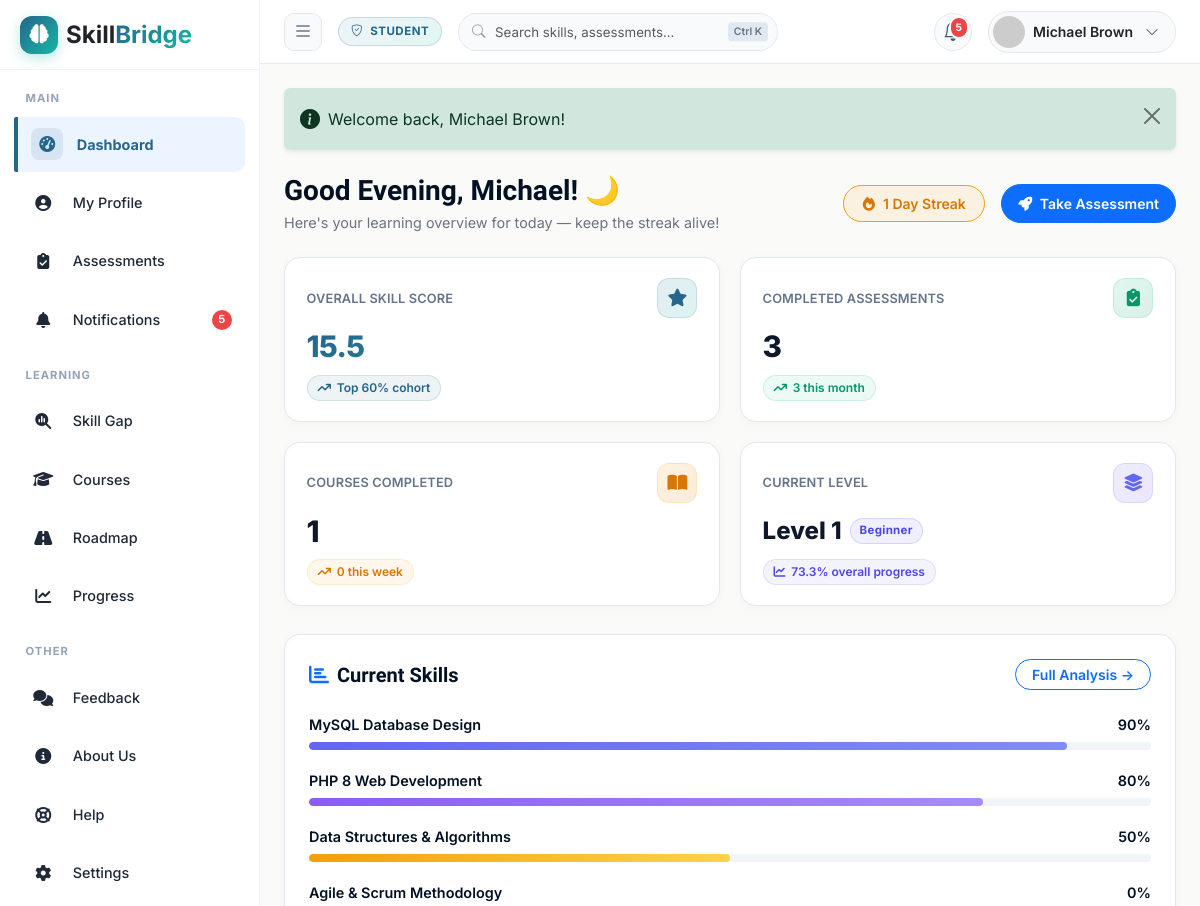
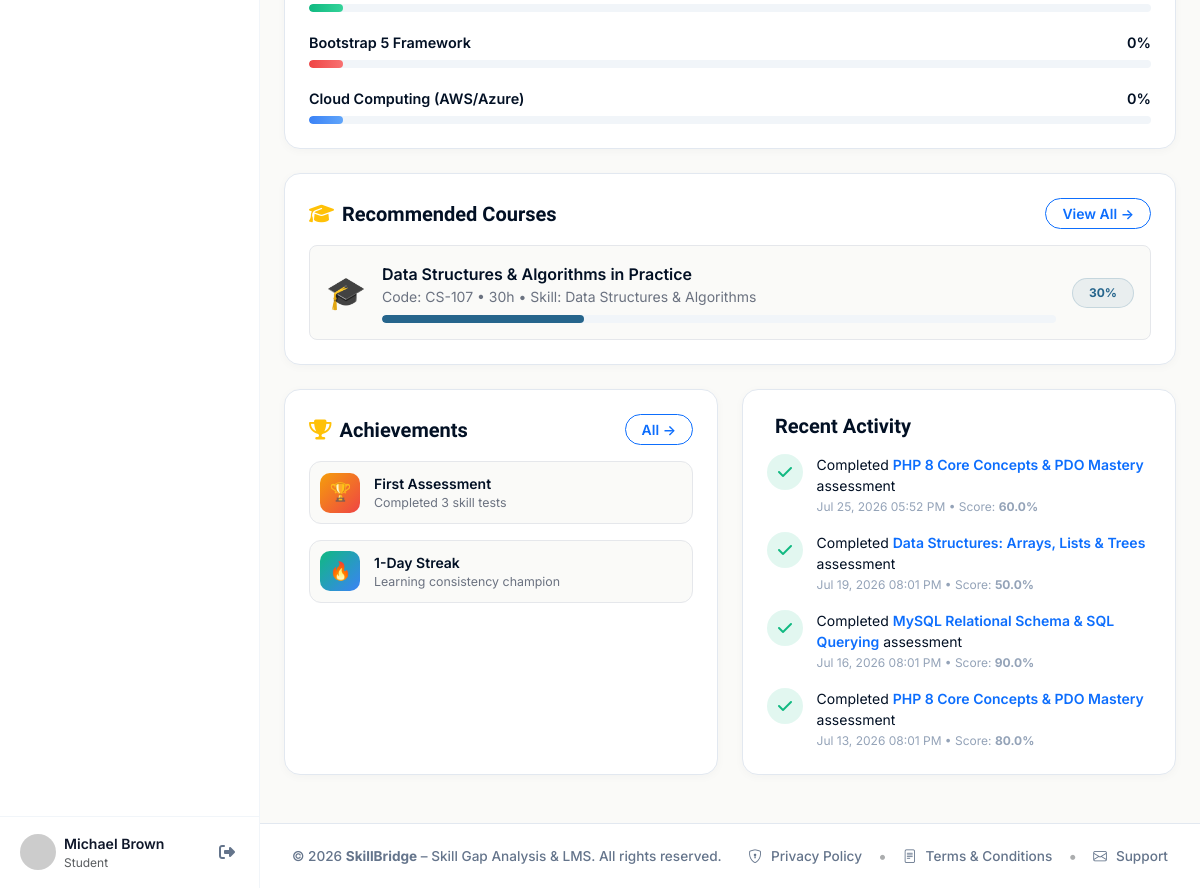
Page /student/dashboard.php (signed in) on the committed database (2 pictures, top to bottom).
### tables this page shows
CREATE TABLE `students` (
  `id` int(11) NOT NULL,
  `user_id` int(11) NOT NULL,
  `student_code` varchar(20) NOT NULL,
  `first_name` varchar(50) NOT NULL,
  `last_name` varchar(50) NOT NULL,
  `college_name` varchar(255) DEFAULT NULL,
  `avatar` varchar(255) DEFAULT 'default-avatar.png',
  `bio` varchar(255) DEFAULT NULL,
  `city_location` varchar(100) DEFAULT 'Mumbai, India',
  `phone` varchar(20) DEFAULT NULL,
  `department` varchar(100) NOT NULL DEFAULT 'Computer Science',
  `current_semester` int(11) NOT NULL DEFAULT 1,
  `created_at` datetime DEFAULT current_timestamp()
);

CREATE TABLE `skills` (
  `id` int(11) NOT NULL,
  `name` varchar(100) NOT NULL,
  `category` varchar(50) NOT NULL DEFAULT 'Technical',
  `description` text DEFAULT NULL,
  `created_at` datetime DEFAULT current_timestamp()
);

CREATE TABLE `recommendations` (
  `id` int(11) NOT NULL,
  `student_id` int(11) NOT NULL,
  `course_id` int(11) NOT NULL,
  `skill_id` int(11) NOT NULL,
  `reason` text DEFAULT NULL,
  `priority_level` enum('low','medium','high') NOT NULL DEFAULT 'medium',
  `is_dismissed` tinyint(1) NOT NULL DEFAULT 0,
  `created_at` datetime DEFAULT current_timestamp()
);

CREATE TABLE `courses` (
  `id` int(11) NOT NULL,
  `course_code` varchar(20) NOT NULL,
  `title` varchar(150) NOT NULL,
  `description` text DEFAULT NULL,
  `duration_hours` int(11) NOT NULL DEFAULT 10,
  `difficulty_level` enum('beginner','intermediate','advanced') NOT NULL DEFAULT 'beginner',
  `provider_url` varchar(255) DEFAULT NULL,
  `status` enum('active','inactive') NOT NULL DEFAULT 'active',
  `created_at` datetime DEFAULT current_timestamp(),
  `platform` varchar(50) NOT NULL DEFAULT 'Udemy',
  `price` decimal(10,2) NOT NULL DEFAULT 499.00,
  `rating` decimal(3,2) NOT NULL DEFAULT 4.80,
  `instructor` varchar(100) NOT NULL DEFAULT 'SkillBridge Instructor',
  `track_category` varchar(50) NOT NULL DEFAULT 'frontend',
  `topic_pill` varchar(50) NOT NULL DEFAULT 'General',
  `lessons_json` text DEFAULT NULL
);

CREATE TABLE `assessment_results` (
  `id` int(11) NOT NULL,
  `student_id` int(11) NOT NULL,
  `assessment_id` int(11) NOT NULL,
  `total_questions` int(11) NOT NULL DEFAULT 10,
  `correct_answers` int(11) NOT NULL DEFAULT 0,
  `score_obtained` decimal(5,2) NOT NULL DEFAULT 0.00,
  `score_percentage` decimal(5,2) NOT NULL DEFAULT 0.00,
  `status` enum('pass','fail') NOT NULL DEFAULT 'fail',
  `time_taken_seconds` int(11) NOT NULL DEFAULT 0,
  `completed_at` datetime DEFAULT current_timestamp()
);

CREATE TABLE `assessments` (
  `id` int(11) NOT NULL,
  `title` varchar(150) NOT NULL,
  `description` text DEFAULT NULL,
  `skill_id` int(11) NOT NULL,
  `created_by_faculty_id` int(11) NOT NULL,
  `duration_minutes` int(11) NOT NULL DEFAULT 30,
  `passing_marks` int(11) NOT NULL DEFAULT 6,
  `total_marks` int(11) NOT NULL DEFAULT 10,
  `difficulty_level` enum('beginner','easy','intermediate','advanced','expert') NOT NULL DEFAULT 'intermediate',
  `status` enum('draft','active','archived') NOT NULL DEFAULT 'active',
  `created_at` datetime DEFAULT current_timestamp()
);

### student/dashboard.php (the view, shortened to what the rows shown need)
<?php
require_once __DIR__ . '/../config/database.php';
require_once __DIR__ . '/../includes/functions.php';
$studentId = (int)$_SESSION['profile_id'];
$db = Database::getInstance();
$student = $db->fetch(
    "SELECT s.*, u.email
     FROM students s
     JOIN users u ON s.user_id = u.id
     WHERE s.id = ?",
    [$studentId]
);
$hour = (int)date('H');
if ($hour < 12) {
    $greetingTitle = "Good Morning, " . htmlspecialchars($student['first_name']) . "! ☀️";
} elseif ($hour < 17) {
    $greetingTitle = "Good Afternoon, " . htmlspecialchars($student['first_name']) . "! ☀️";
} else {
    $greetingTitle = "Good Evening, " . htmlspecialchars($student['first_name']) . "! 🌙";
}
$avgScore = calculate_overall_student_skill_percentage($studentId);
$completedAssessments = (int)($db->fetch("SELECT COUNT(DISTINCT assessment_id) as cnt FROM assessment_results WHERE student_id = ?", [$studentId])['cnt'] ?? 0);
$completedThisMonth = (int)($db->fetch(
    "SELECT COUNT(DISTINCT assessment_id) as cnt FROM assessment_results WHERE student_id = ? AND completed_at >= DATE_SUB(NOW(), INTERVAL 30 DAY)",
    [$studentId]
)['cnt'] ?? 0);
$skillResults = $db->fetchAll(
    "SELECT s.id, s.name as skill_name, COALESCE(MAX(ar.score_percentage), 0) as score
     FROM skills s
     LEFT JOIN assessments a ON s.id = a.skill_id
     LEFT JOIN assessment_results ar ON a.id = ar.assessment_id AND ar.student_id = ?
     GROUP BY s.id, s.name
     ORDER BY score DESC, s.name ASC
     LIMIT 6",
    [$studentId]
);
$recommendations = $db->fetchAll(
    "SELECT r.*, c.title as course_title, c.course_code, c.duration_hours, c.difficulty_level, s.name as skill_name,
            COALESCE(sp.progress_percentage, 0) as progress_percentage,
            COALESCE(sp.status, 'not_started') as progress_status
     FROM recommendations r
     JOIN courses c ON r.course_id = c.id
     JOIN skills s ON r.skill_id = s.id
     LEFT JOIN student_progress sp ON sp.course_id = c.id AND sp.student_id = r.student_id
     WHERE r.student_id = ? AND r.is_dismissed = 0
     ORDER BY r.priority_level DESC, r.created_at DESC LIMIT 3",
    [$studentId]
);
$recentActivity = $db->fetchAll(
    "SELECT ar.completed_at as activity_time,
            'assessment' as activity_type,
            a.title as item_title,
            s.name as skill_name,
            ar.score_percentage,
            ar.status
     FROM assessment_results ar
     JOIN assessments a ON ar.assessment_id = a.id
     JOIN skills s ON a.skill_id = s.id
     WHERE ar.student_id = ?
     ORDER BY ar.completed_at DESC LIMIT 4",
    [$studentId]
);
include __DIR__ . '/../includes/header.php';
?>
<div class="dash-header flex-between">
  <div>
    <h1><?= $greetingTitle ?></h1>
    <p>Here's your learning overview for today — keep the streak alive!</p>
  </div>
</div>
<div class="stats-grid-saas animate-slideUp">
  <div class="saas-stat-card success-card" style="cursor:pointer;" onclick="window.location.href='<?= BASE_URL ?>student/assessments.php#completed-assessments'">
    <div class="stat-card-body">
      <div class="stat-card-value"><?= $completedAssessments ?></div>
    </div>
    <div class="stat-card-footer">
      <span class="stat-card-trend trend-success">
        <i class="fa-solid fa-arrow-trend-up"></i> <?= $completedThisMonth ?> this month
      </span>
    </div>
  </div>
</div>
<div class="dashboard-grid" id="skills-section">
  <div class="saas-card animate-slideUp p-4">
    <div class="skill-bar-group">
      <?php
        $colorGradients = [
          'linear-gradient(90deg,#6366F1,#818CF8)',
          'linear-gradient(90deg,#8B5CF6,#A78BFA)',
          'linear-gradient(90deg,#F59E0B,#FCD34D)',
          'linear-gradient(90deg,#10B981,#34D399)',
          'linear-gradient(90deg,#EF4444,#F87171)',
          'linear-gradient(90deg,#3B82F6,#60A5FA)'
        ];
        $colorIdx = 0;
        foreach ($skillResults as $s):
          $scoreVal = round((float)($s['score'] ?? 0));
          $fillGradient = $colorGradients[$colorIdx % count($colorGradients)];
          $colorIdx++;
      ?>
        <div class="skill-bar-item">
          <div class="skill-bar-meta">
            <span class="skill-name"><?= htmlspecialchars($s['skill_name']) ?></span>
            <span class="skill-score"><?= $scoreVal ?>%</span>
          </div>
          <div class="skill-bar-track">
            <div class="skill-bar-fill" style="width:<?= max(4, $scoreVal) ?>%;background:<?= $fillGradient ?>"></div>
          </div>
        </div>
      <?php endforeach; ?>
    </div>
  </div>
</div>
<div class="saas-card animate-slideUp p-4 mb-4" id="recommended-courses">
  <div class="d-flex flex-column gap-3">
    <?php foreach ($recommendations as $rec): ?>
      <div class="course-item d-flex align-items-center gap-3 p-3 rounded-3" style="background: var(--bg-alt); border: 1px solid var(--border);">
        <div class="fs-2">🎓</div>
        <div class="flex-grow-1">
          <div class="fw-semibold fs-6" style="color: var(--text-heading);"><?= htmlspecialchars($rec['course_title']) ?></div>
          <div class="small" style="color: var(--text-secondary);">Code: <?= htmlspecialchars($rec['course_code']) ?> &bull; <?= $rec['duration_hours'] ?>h &bull; Skill: <?= htmlspecialchars($rec['skill_name']) ?></div>
          <div class="skill-bar-track mt-2">
            <div class="skill-bar-fill" style="width:<?= max(5, round($rec['progress_percentage'])) ?>%;background:#26658C"></div>
          </div>
        </div>
        <a href="<?= BASE_URL ?>student/progress.php" class="badge saas-badge-primary rounded-pill px-3 py-2 text-decoration-none">
          <?= round($rec['progress_percentage']) ?>%
        </a>
      </div>
    <?php endforeach; ?>
  </div>
</div>
<div class="dashboard-grid-3">
  <div class="saas-card animate-slideUp p-4" id="recent-activity">
    <div class="activity-feed">
      <?php if (!empty($recentActivity)): ?>
        <?php foreach ($recentActivity as $act): ?>
          <div class="activity-item">
            <div class="activity-icon" style="background:rgba(16,185,129,0.12);color:#10B981">
              <i class="fa-solid fa-check"></i>
            </div>
            <div>
              <div class="activity-text">Completed <span class="fw-semibold text-primary"><?= htmlspecialchars($act['item_title']) ?></span> assessment</div>
              <div class="activity-time"><?= format_date($act['activity_time']) ?> &bull; Score: <strong><?= number_format($act['score_percentage'], 1) ?>%</strong></div>
            </div>
          </div>
        <?php endforeach; ?>
      <?php endif; ?>
    </div>
  </div>
</div>
<?php include __DIR__ . '/../includes/footer.php'; ?>

### rows in the picture
students: first_name "Good Evening, Michael! 🌙"
skills: id "3"
skills: name "MySQL Database Design", scoreVal "90"
skills: name "PHP 8 Web Development", scoreVal "80"
skills: name "Data Structures & Algorithms", scoreVal "50"
skills: name "Agile & Scrum Methodology", scoreVal "0", max(4, $scoreVal) 4 (drawn)
skills: name "Bootstrap 5 Framework", scoreVal "0", max(4, $scoreVal) 4 (drawn)
skills: name "Cloud Computing (AWS/Azure)", scoreVal "0", max(4, $scoreVal) 4 (drawn)
recommendations: course.title "Data Structures & Algorithms in Practice", course.course_code "CS-107", course.duration_hours "30", skill.name "Data Structures & Algorithms", progress_percentage "30"
assessment_results: assessment.title "PHP 8 Core Concepts & PDO Mastery", completed_at "Jul 25, 2026 05:52 PM", score_percentage "60.0"
assessment_results: assessment.title "Data Structures: Arrays, Lists & Trees", completed_at "Jul 19, 2026 08:01 PM", score_percentage "50.0"
assessment_results: assessment.title "MySQL Relational Schema & SQL Querying", completed_at "Jul 16, 2026 08:01 PM", score_percentage "90.0"
assessment_results: assessment.title "PHP 8 Core Concepts & PDO Mastery", completed_at "Jul 13, 2026 08:01 PM", score_percentage "80.0"

### other values in the picture
$unreadNotifCount "5"
$sidebarUserName "Michael Brown"
$sidebarSubTitle "Student"
$userRole "STUDENT"
$unreadCount "5"
$fullName "Michael Brown"
$flash['message'] "Welcome back, Michael Brown!"
$currentStreak "1"
$avgScore "15.5"
$percentileRank "60"
$coursesCompleted "1"
$coursesCompletedThisWeek "0"
$levelNum "Level 1"
$levelName "Beginner"
$overallProgress "73.3"
